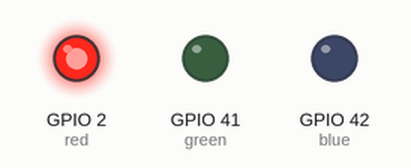
The program below on a simulated ESP32 board running MicroPython. On the bench: output pins drawn as LEDs (lit = HIGH).

Above: at 0.05 s.
At 0.55 s:
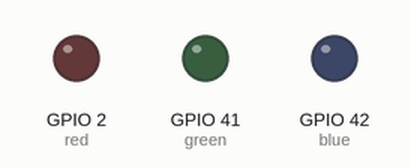
At 0.75 s:
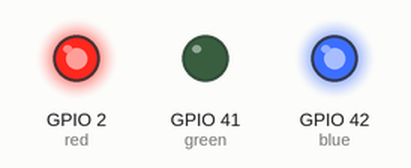
At 1.45 s:
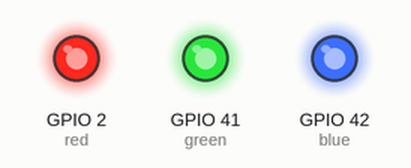
At 2.15 s:
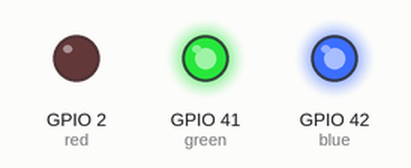
At 2.85 s:
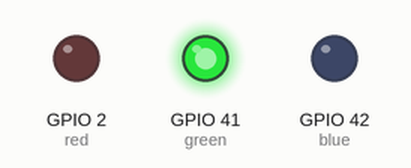
Timing chart, 0 to 3.1 s (numbered marks = the images above):
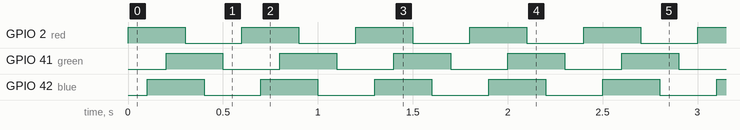

Measured:
- by itself, GPIO 2 (red), GPIO 41 (green), GPIO 42 (blue): alternates HIGH for 0.30 s and LOW for 0.30 s
- by itself, everything shown: repeats every 0.60 s, in 6 steps

The program:

main.py
```python
from machine import Pin
from time import sleep

red = Pin(2, Pin.OUT)
blue = Pin(42, Pin.OUT)
green = Pin(41, Pin.OUT)

while True:
    red.value(1)
    sleep(.1)

    blue.value(1)
    sleep(.1)

    green.value(1)
    sleep(.1)

    red.value(0)
    sleep(.1)

    blue.value(0)
    sleep(.1)

    green.value(0)
    sleep(.1)
```
